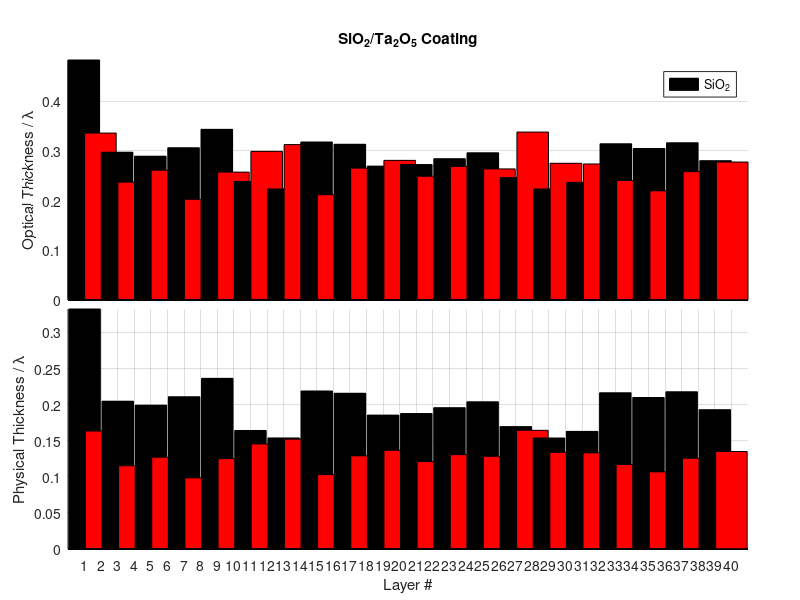

MATLAB code to generate this figure:
addpath('../');
% load Data/PR3_AR_layers_170411_1140.mat
% load Data/PR3_AR_layers_170410_1321.mat
load Data/PR3_20_layers_170416_1409.mat
% load Data/PR3_layers_170411_1823.mat

dOpt = TNout.L(:);
n = TNout.n_IR(:);
dReal = dOpt ./ n(2:end-1);
figure(20413)
clf
subplot('Position', [0.085 0.5 0.85 0.4])
colrs = {'r','k'};
hold on
for k=1:length(dOpt)
    bar(k, dOpt(k), 0.95, colrs{rem(k,2)+1})
end
hold off
%xlabel('Layer #')
ylabel('Optical Thickness / \lambda')
title('SiO_2/Ta_2O_5 Coating')
%axis tight
legend('SiO_2')
ylim([0 .71])
xlim([0 length(dReal)+1])
set(gca,'XTick',[])
set(gca,'YTick',[0:0.1:1])
axis tight
%line(1:length(dOpt2),0.25*ones(size(dOpt2)),'Color','y')
grid

subplot('Position', [0.085 0.085 0.85 0.4])
hold on
for k=1:length(dReal)
    bar(k, dReal(k), 0.95, colrs{rem(k,2)+1})
end
hold off
xlabel('Layer #')
ylabel('Physical Thickness / \lambda')
axis tight
set(gca,'XTick',[1:length(dReal)])
xlim([0 length(dReal)+1]);
%legend('SiO2:a-Si 123 K');
grid
